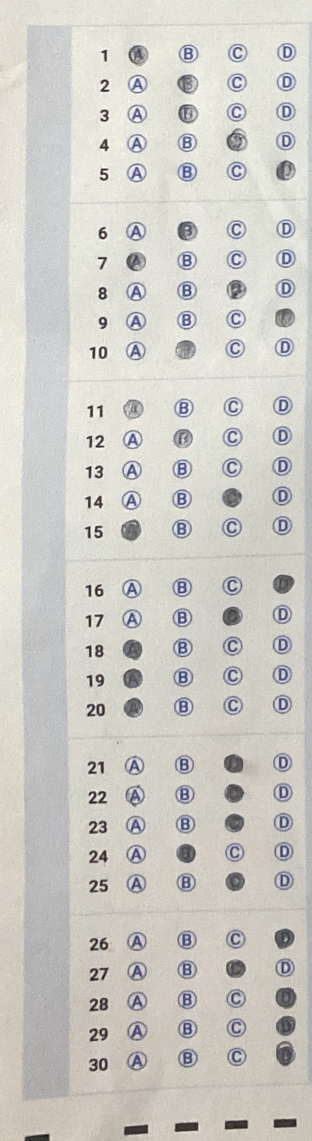
#> input picture request_debug/1623592863714/crop_img_1_30.jpeg, 624 x 2281 px (shown at 1/2 size)
$ python -i scan_utils.py   (imports and definitions only)
#> lines starting #> are read from the running program, lines starting #| are printed output that depends on the picture; after the words box and inside, x2 and y2 are one past the last pixel; in counts of white or black regions, pixels touching at a corner belong together
#> further down, picture is the input picture: shape (2281, 624, 3); mean B, G, R 197.2, 202.9, 204.4
from imutils import contours
import numpy as np
import imutils
import cv2
import os
import time
import traceback

dir_path = os.path.dirname(os.path.realpath(__file__))


def current_milli_time():
    return round(time.time() * 1000)

debug_mode = False
base_folder = dir_path + '/test_debug/' + str(current_milli_time())

def log_info(logger, msg):
    logger.info(msg)
    print(msg)

def log_error(logger, msg):
    logger.error(msg)
    print(msg)

# [68 lines left out: functions mkdir_base_folder, convert_to_binary_img, order_points, four_point_transform, not called in this run]


def distance(a, b):
    return ((((b[0] - a[0]) ** 2) + ((b[1] - a[1]) ** 2)))


# [76 lines left out: functions get_pts, get_bigest_frame, get_percent_non_zero, sub_list, not called in this run]


def get_percent_non_zero_with_size(img, img_size):
    non_zero_pixel = cv2.countNonZero(img)
    return ((non_zero_pixel * 100.0) / img_size)


# [12 lines of commented-out code are left out]


def debug_print(msg):
    if debug_mode:
        print(msg)


# [12 lines left out: functions export_img, export_img_cnt, not called in this run]


# ok
def removeBlue(input_img):
    gray_img = cv2.cvtColor(input_img, cv2.COLOR_BGR2GRAY)
    hsv_img = cv2.cvtColor(input_img, cv2.COLOR_BGR2HSV)
#> hsv_img: shape (2281, 624, 3); mean H, S, V 42.8, 13.6, 206.1
    hsv_img[..., 1] = hsv_img[..., 1] * 2.2
#> hsv_img: shape (2281, 624, 3); mean H, S, V 42.8, 29.4, 206.1
    low_blue = np.array([80, 50, 60])
    high_blue = np.array([128, 255, 255])
    back = cv2.cvtColor(hsv_img, cv2.COLOR_HSV2BGR)
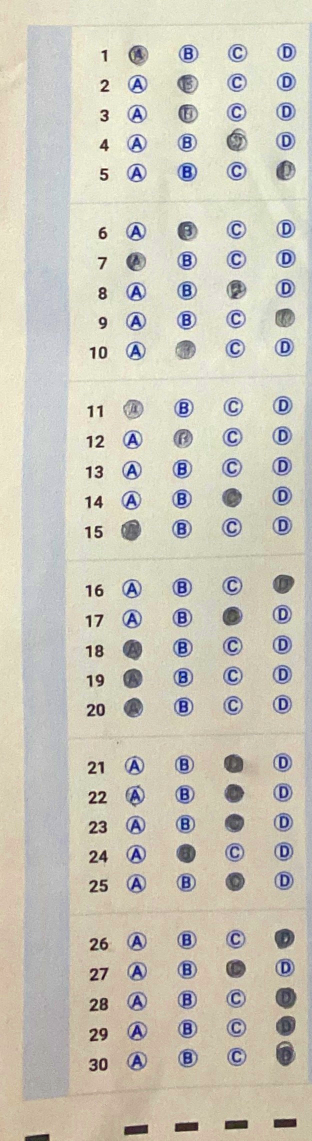
#> back: shape (2281, 624, 3) (shown at 1/2 size); mean B, G, R 186.3, 198.8, 202.4
    blue_mask = cv2.inRange(hsv_img, low_blue, high_blue)
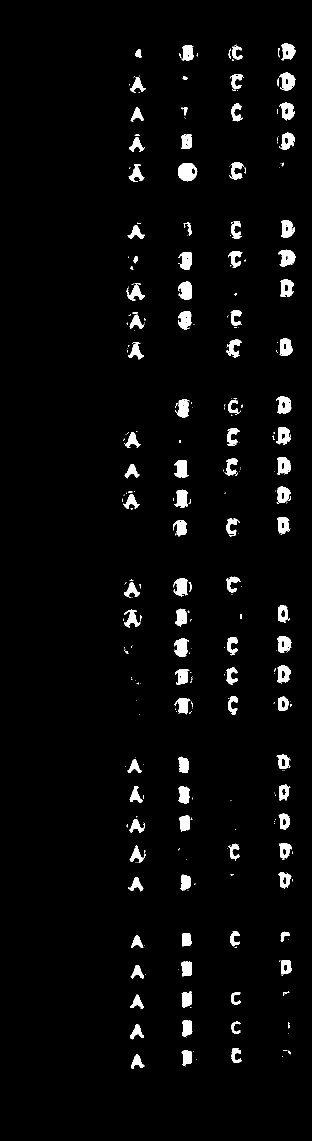
#> blue_mask: shape (2281, 624) (shown at 1/2 size); 3.4% white; 335 white regions (219 under 20 px), largest, box (x1, y1, x2, y2) and area: (356, 326, 395, 363) 1065, (556, 499, 591, 534) 768, (356, 563, 384, 599) 759
    kernel = cv2.getStructuringElement(cv2.MORPH_RECT, (2, 2))
    dilate = cv2.dilate(blue_mask, kernel, iterations=2)
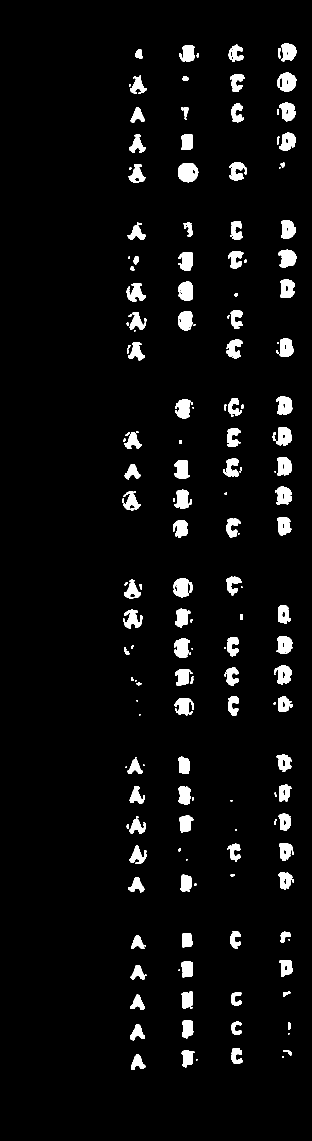
#> dilate: shape (2281, 624) (shown at 1/2 size); 4.7% white; 194 white regions (47 under 20 px), largest, box (x1, y1, x2, y2) and area: (356, 326, 397, 365) 1258, (346, 1156, 385, 1195) 1051, (555, 145, 593, 184) 1040
    th3 = cv2.adaptiveThreshold(gray_img, 255, cv2.ADAPTIVE_THRESH_MEAN_C, \
                                cv2.THRESH_BINARY, 49, 8)
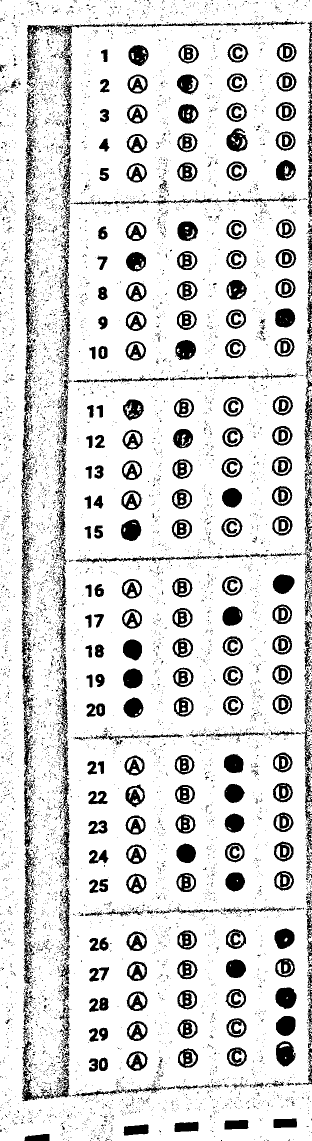
#> th3: shape (2281, 624) (shown at 1/2 size); 85.4% white; 8255 black regions (7794 under 20 px), largest, box (x1, y1, x2, y2) and area: (53, 47, 231, 176) 2402, (115, 1353, 141, 1664) 2185, (42, 749, 71, 1023) 2045
    kernel = cv2.getStructuringElement(cv2.MORPH_RECT, (2, 2))
    dilate_th3 = cv2.dilate(th3, kernel, iterations=2)
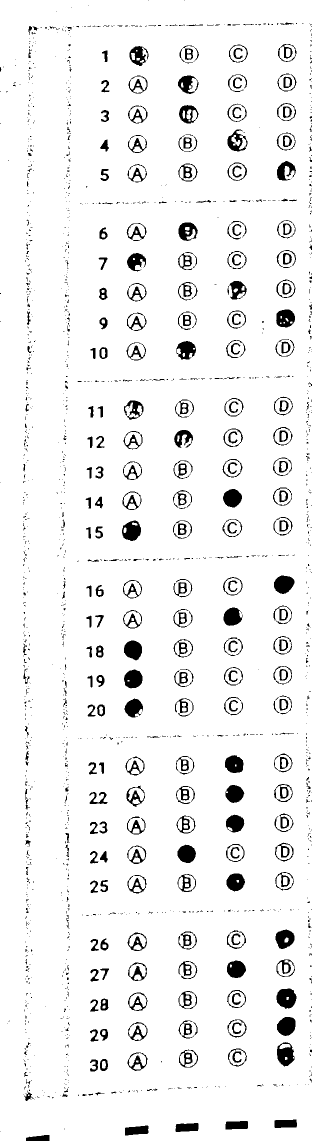
#> dilate_th3: shape (2281, 624) (shown at 1/2 size); 93.9% white; 1598 black regions (1270 under 20 px), largest, box (x1, y1, x2, y2) and area: (553, 1977, 593, 2018) 1225, (548, 1151, 589, 1188) 1129, (554, 2034, 591, 2072) 1101
    thresh = ~dilate_th3
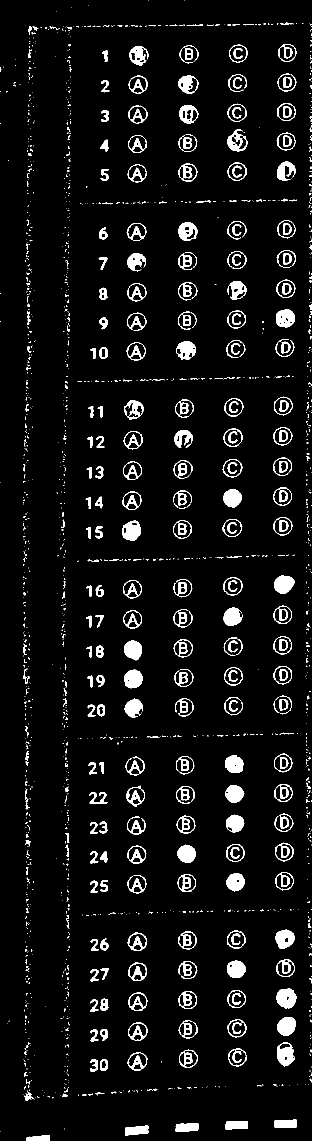
#> thresh: shape (2281, 624) (shown at 1/2 size); 6.1% white; 1598 white regions (1270 under 20 px), largest, box (x1, y1, x2, y2) and area: (553, 1977, 593, 2018) 1225, (548, 1151, 589, 1188) 1129, (554, 2034, 591, 2072) 1101
    thresh2s = ~dilate_th3 & ~dilate
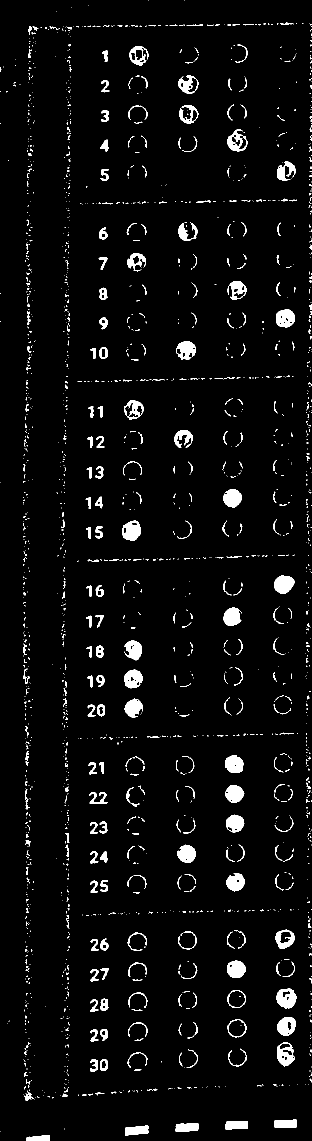
#> thresh2s: shape (2281, 624) (shown at 1/2 size); 4% white; 1858 white regions (1515 under 20 px), largest, box (x1, y1, x2, y2) and area: (548, 1151, 589, 1188) 1129, (553, 1977, 593, 2018) 1127, (244, 1041, 282, 1082) 1082

    return thresh2s

>>> import cv2
>>> picture = cv2.imread('request_debug/1623592863714/crop_img_1_30.jpeg')
>>> result = removeBlue(picture)

$ run again, on request_debug/1623592863714/crop_img_31_60.jpeg
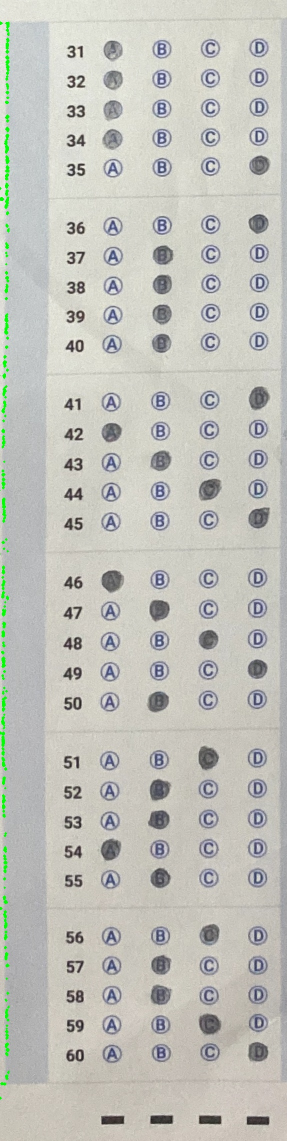
#> input picture request_debug/1623592863714/crop_img_31_60.jpeg, 574 x 2281 px (shown at 1/2 size)
#> picture is the input picture: shape (2281, 574, 3); mean B, G, R 186.9, 193.7, 193.2
#> in removeBlue, `blue_mask = cv2.inRange(hsv_img, low_blue, high_blue)`:
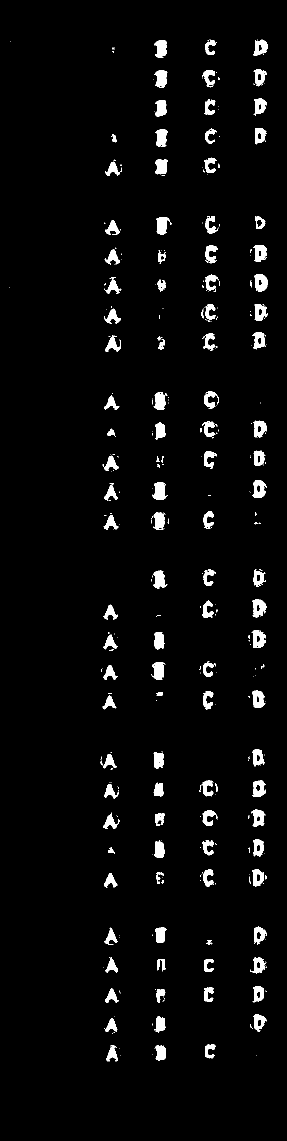
#> blue_mask: shape (2281, 574) (shown at 1/2 size); 3.6% white; 377 white regions (256 under 20 px), largest, box (x1, y1, x2, y2) and area: (305, 964, 335, 1000) 731, (508, 548, 536, 583) 686, (309, 80, 334, 116) 663
#> dilate: shape (2281, 574); 5.1% white; 207 white regions (62 under 20 px), largest, box (x1, y1, x2, y2) and area: (305, 964, 337, 1002) 894, (504, 1198, 535, 1237) 871, (508, 548, 538, 585) 867
#> th3: shape (2281, 574); 84.6% white; 7021 black regions (6556 under 20 px), largest, box (x1, y1, x2, y2) and area: (203, 1141, 248, 1186) 1515, (398, 958, 444, 1001) 1493, (397, 2027, 442, 2070) 1478
#> dilate_th3: shape (2281, 574); 93% white; 1394 black regions (1046 under 20 px), largest, box (x1, y1, x2, y2) and area: (205, 1143, 248, 1185) 1311, (399, 2029, 442, 2069) 1303, (500, 775, 539, 821) 1290
#> in removeBlue, `thresh2s = ~dilate_th3 & ~dilate`:
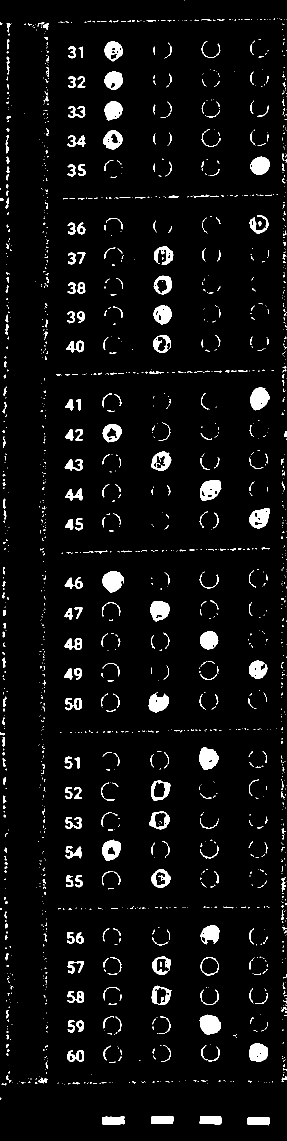
#> thresh2s: shape (2281, 574) (shown at 1/2 size); 4.7% white; 1692 white regions (1333 under 20 px), largest, box (x1, y1, x2, y2) and area: (205, 1143, 248, 1185) 1311, (399, 2029, 442, 2069) 1303, (399, 1494, 438, 1540) 1283

$ run again, on request_debug/1623592863714/crop_img_61_90.jpeg
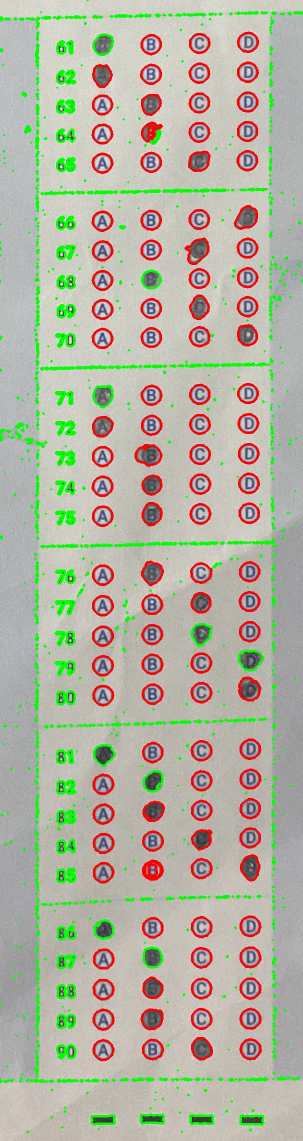
#> input picture request_debug/1623592863714/crop_img_61_90.jpeg, 605 x 2281 px (shown at 1/2 size)
#> picture is the input picture: shape (2281, 605, 3); mean B, G, R 162, 179, 179.2
#> in removeBlue, `blue_mask = cv2.inRange(hsv_img, low_blue, high_blue)`:
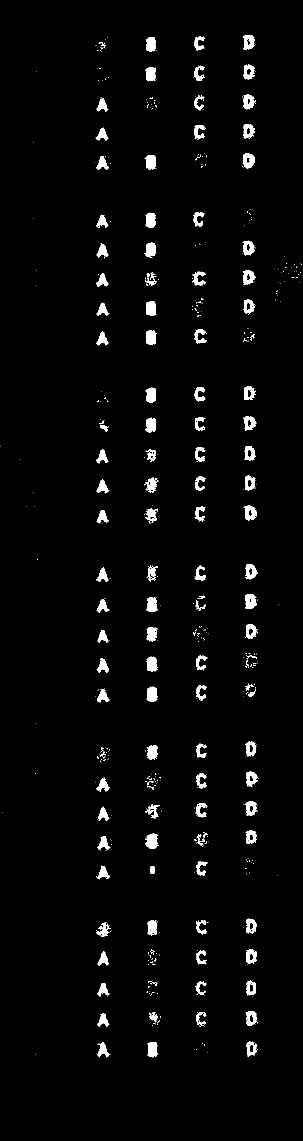
#> blue_mask: shape (2281, 605) (shown at 1/2 size); 2.8% white; 485 white regions (368 under 20 px), largest, box (x1, y1, x2, y2) and area: (291, 1667, 317, 1697) 559, (490, 1189, 513, 1217) 523, (293, 1373, 316, 1403) 515
#> dilate: shape (2281, 605); 4.3% white; 259 white regions (112 under 20 px), largest, box (x1, y1, x2, y2) and area: (291, 1667, 319, 1699) 709, (490, 1189, 517, 1219) 671, (485, 189, 513, 221) 664
#> th3: shape (2281, 605); 83.5% white; 8019 black regions (7413 under 20 px), largest, box (x1, y1, x2, y2) and area: (369, 475, 419, 530) 1740, (269, 888, 325, 934) 1737, (467, 410, 516, 460) 1699
#> dilate_th3: shape (2281, 605); 91.2% white; 1104 black regions (650 under 20 px), largest, box (x1, y1, x2, y2) and area: (371, 477, 419, 530) 1455, (470, 412, 516, 460) 1447, (482, 1711, 521, 1763) 1357
#> in removeBlue, `thresh2s = ~dilate_th3 & ~dilate`:
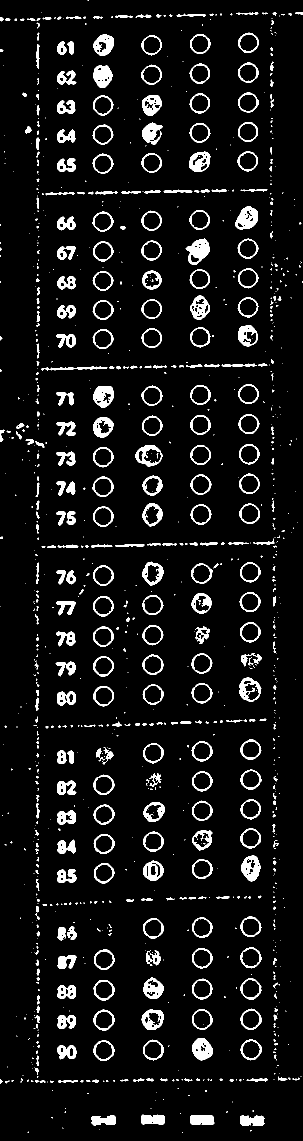
#> thresh2s: shape (2281, 605) (shown at 1/2 size); 7.1% white; 1098 white regions (697 under 20 px), largest, box (x1, y1, x2, y2) and area: (371, 477, 419, 530) 1416, (470, 412, 516, 460) 1338, (384, 2076, 426, 2121) 1267

$ run again, on request_debug/1623592863714/crop_img_91_120.jpeg
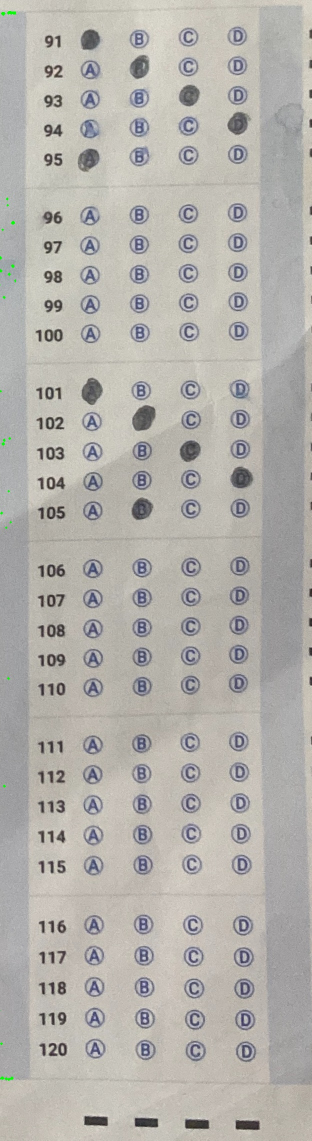
#> input picture request_debug/1623592863714/crop_img_91_120.jpeg, 624 x 2281 px (shown at 1/2 size)
#> picture is the input picture: shape (2281, 624, 3); mean B, G, R 172.1, 177.1, 179.7
#> blue_mask: shape (2281, 624); 3.4% white; 353 white regions (234 under 20 px), largest, box (x1, y1, x2, y2) and area: (166, 240, 199, 276) 775, (466, 760, 496, 797) 760, (261, 178, 294, 213) 745
#> dilate: shape (2281, 624); 4.7% white; 201 white regions (55 under 20 px), largest, box (x1, y1, x2, y2) and area: (261, 178, 299, 215) 975, (358, 234, 398, 270) 975, (166, 240, 201, 278) 933
#> th3: shape (2281, 624); 85.2% white; 10343 black regions (9702 under 20 px), largest, box (x1, y1, x2, y2) and area: (264, 810, 311, 862) 1786, (163, 755, 206, 810) 1596, (461, 933, 507, 977) 1473
#> dilate_th3: shape (2281, 624); 94.1% white; 1301 black regions (977 under 20 px), largest, box (x1, y1, x2, y2) and area: (267, 813, 311, 862) 1591, (165, 757, 205, 810) 1397, (463, 935, 506, 977) 1296
#> in removeBlue, `thresh2s = ~dilate_th3 & ~dilate`:
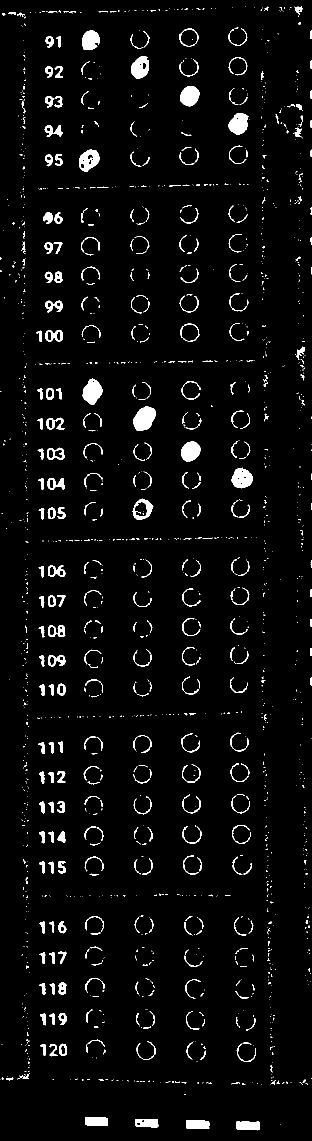
#> thresh2s: shape (2281, 624) (shown at 1/2 size); 3.7% white; 1575 white regions (1204 under 20 px), largest, box (x1, y1, x2, y2) and area: (267, 813, 311, 862) 1591, (165, 757, 205, 810) 1397, (463, 935, 506, 977) 1254
